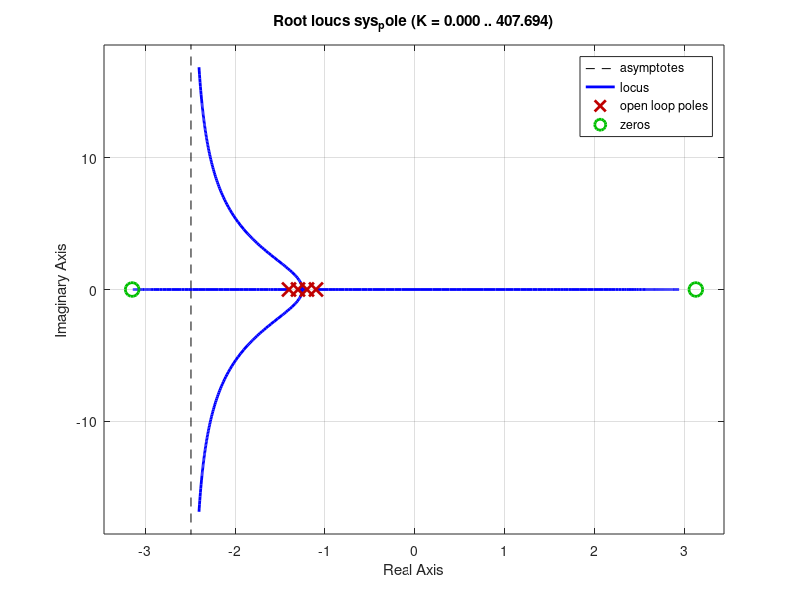

MATLAB code to generate this figure:
mc= 1.5;
mp= 0.5;
g = 9.82;
L = 1;
d1= 0.01;
d2= 0.01;
A = [0,0,1,0;0,0,0,1;0,(g*mp)/mc,-d1/mc,-d2/(L*mc);0,(g*(mc+mp))/(L*mc),-d1/(L*mc),-(d2*(mc+mp))/(L*L*mc*mp)];
B = [0;0;1/mc;1/(L*mc)];
%C = [0,1,0,0];        %having q2 as output makes the sys non-observable as
%                       obs comes out to be 3 but having q1 as output
%                       makes the sys observable i.e obs comes out to be 4.
C= [1,0,0,0];
D = 0;

sys=ss(A,B,C,D)        %builds a state-space model

obs=rank(obsv(sys))    %gives the value 4(observable) for q1 as output
ctr=rank(ctrb(sys))    %gives the value 4(controllable) 

% stablize system using lqr method
Q= [1 0 0 0;
    0 0 0 0;
    0 0 1 0;
    0 0 0 1];
R= 1;
K1=lqr(A,B,Q,R)
eig=(A-B*K1)
A1=A-B*K1
sys_lqr=ss(A1,B,C,D);
p=pole(sys_lqr);                     % all are negative as the sys is now stable
z=zero(sys_lqr);
s=isstable(sys_lqr);                 %gives s=1 as now the system is stable
rlocus(sys_lqr);


%stablize system using pole place meny method
eigs=[-1.1;-1.2;-1.3;-1.4];          % to tell that where do we want our poles to be as poles=eigs
K2=place(A,B,eigs)
A2=A-B*K2;
sys_pole=ss(A2,B,C,D);
p=pole(sys_pole)                     % all are negative as the sys is now stable
z=zero(sys_pole);
s=isstable(sys_pole);                 %gives s=1 as now the system is stable
rlocus(sys_pole);


x0=[0; 5*pi/180; 0 ; 0];
% des_pole=[-3;-3;-3;-3];
% K=acker(A,B,des_pole)
% 
% Q=eye(4)
% R=1;
% K_lqr=lqr(A,B,Q,R)


%the simulink models the eqn x_dot= (A-B*K)x in the subsystem. then we
%added the controller (used K1 but could have used K2 also) to stablize the
%system such that now all the values are converging to 0 whereas in the
%uunstable system all the values were tending to infinity.
